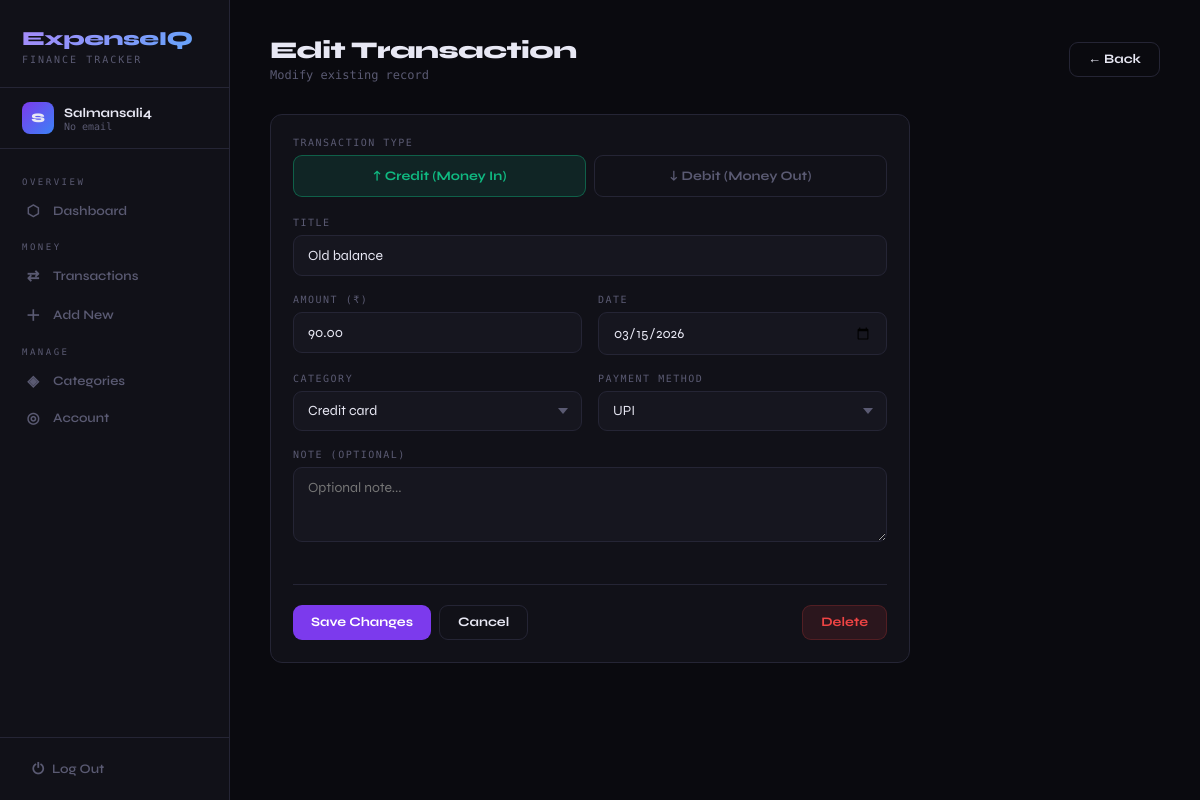
Page /transactions/6/edit/ (signed in) on the committed database.
### tracker/models.py (models this page shows, shortened)
class Transaction(models.Model):
    TRANSACTION_TYPES = [
        ('credit', 'Credit'),
        ('debit', 'Debit'),
    ]
    PAYMENT_METHODS = [
        ('cash', 'Cash'),
        ('card', 'Card'),
        ('upi', 'UPI'),
        ('bank_transfer', 'Bank Transfer'),
        ('cheque', 'Cheque'),
        ('other', 'Other'),
    ]
    user = models.ForeignKey(User, on_delete=models.CASCADE, related_name='transactions')
    title = models.CharField(max_length=200)
    amount = models.DecimalField(max_digits=12, decimal_places=2)
    transaction_type = models.CharField(max_length=10, choices=TRANSACTION_TYPES)
    category = models.ForeignKey(Category, on_delete=models.SET_NULL, null=True, blank=True)
    payment_method = models.CharField(max_length=20, choices=PAYMENT_METHODS, default='cash')
    date = models.DateField(default=timezone.now)
    note = models.TextField(blank=True, null=True)
    created_at = models.DateTimeField(auto_now_add=True)
    updated_at = models.DateTimeField(auto_now=True)
    class Meta:
        ordering = ['-date', '-created_at']

### tracker/views.py (the view)
# urls.py: path('transactions/<int:pk>/edit/', views.edit_transaction, name='edit_transaction'),
@login_required
def edit_transaction(request, pk):
    tx = get_object_or_404(Transaction, pk=pk, user=request.user)
    if request.method == 'POST':
        form = TransactionForm(request.user, request.POST, instance=tx)
        if form.is_valid():
            form.save()
            messages.success(request, 'Transaction updated!')
            return redirect('transaction_list')
    else:
        form = TransactionForm(request.user, instance=tx)
    return render(request, 'tracker/transaction_form.html', {'form': form, 'action': 'Edit', 'tx': tx})

### tracker/forms.py
class TransactionForm(forms.ModelForm):
    def __init__(self, user, *args, **kwargs):
        super().__init__(*args, **kwargs)
        self.fields['category'].queryset = Category.objects.filter(user=user)
        self.fields['category'].empty_label = '— No Category —'
    class Meta:
        model = Transaction
        fields = ['title', 'amount', 'transaction_type', 'category', 'payment_method', 'date', 'note']
        widgets = {
            'title': forms.TextInput(attrs={'class': 'form-input', 'placeholder': 'e.g. Grocery shopping'}),
            'amount': forms.NumberInput(attrs={'class': 'form-input', 'placeholder': '0.00', 'step': '0.01', 'min': '0.01'}),
            'transaction_type': forms.Select(attrs={'class': 'form-select'}),
            'category': forms.Select(attrs={'class': 'form-select'}),
            'payment_method': forms.Select(attrs={'class': 'form-select'}),
            'date': forms.DateInput(attrs={'class': 'form-input', 'type': 'date'}),
            'note': forms.Textarea(attrs={'class': 'form-input', 'placeholder': 'Optional note...', 'rows': 3}),
        }

### tracker/models.py (called while the page is built)
    def __str__(self):
        return self.name

### tracker/templates/tracker/transaction_form.html (shortened to what this page needs)
{% extends 'tracker/base.html' %}
{% block content %}
<div class="ph">
  <div>
    <div class="ph-title">{{ action }} Transaction</div>
    <div class="ph-sub">{% if action == 'Edit' %}Modify existing record{% else %}Record a new credit or debit{% endif %}</div>
  </div>
  <a href="{% url 'transaction_list' %}" class="btn btn-outline">← Back</a>
</div>
<div style="max-width:640px">
  <div class="card">
    <form method="post">
      <div class="fg">
        <label class="fl">Transaction Type</label>
        <div class="type-grid">
          <button type="button" class="type-opt" id="btn-credit" onclick="setType('credit')">
            ↑ Credit (Money In)
          </button>
          <button type="button" class="type-opt" id="btn-debit" onclick="setType('debit')">
            ↓ Debit (Money Out)
          </button>
        </div>
      </div>
      <div class="form-grid">
        <div class="fg span2">
          <label class="fl">{{ form.title.label }}</label>
          {{ form.title }}
        </div>
        <div class="fg">
          <label class="fl">Amount (₹)</label>
          {{ form.amount }}
        </div>
        <div class="fg">
          <label class="fl">Date</label>
          {{ form.date }}
        </div>
        <div class="fg">
          <label class="fl">Category</label>
          {{ form.category }}
        </div>
        <div class="fg">
          <label class="fl">Payment Method</label>
          {{ form.payment_method }}
        </div>
        <div class="fg span2">
          <label class="fl">Note <span style="color:var(--muted)">(optional)</span></label>
          {{ form.note }}
        </div>
      </div>
      <div class="div"></div>
      <div class="flex gap2">
        <button type="submit" class="btn btn-primary">
          {% if action == 'Edit' %}Save Changes{% else %}Add Transaction{% endif %}
        </button>
        <a href="{% url 'transaction_list' %}" class="btn btn-outline">Cancel</a>
        {% if action == 'Edit' and tx %}
        <a href="{% url 'delete_transaction' tx.pk %}" class="btn btn-danger" style="margin-left:auto">Delete</a>
        {% endif %}
      </div>
    </form>
  </div>
</div>
{% endblock %}

### tracker/templates/tracker/base.html (shortened to what this page needs)
<!DOCTYPE html>
<html lang="en">
<head>
</head>
<body>
{% if user.is_authenticated %}
<nav class="sidebar">
  <div class="sb-logo">
    <div class="sb-wordmark">ExpenseIQ</div>
    <div class="sb-tagline">FINANCE TRACKER</div>
  </div>
  <div class="sb-user">
    <div class="sb-avatar">{{ user.username|first|upper }}</div>
    <div>
      <div class="sb-uname">{{ user.username }}</div>
      <div class="sb-uemail">{{ user.email|default:"No email" }}</div>
    </div>
  </div>
  <div class="sb-nav">
    <div class="sb-section">Overview</div>
    <a href="{% url 'dashboard' %}" class="sb-link {% if request.resolver_match.url_name == 'dashboard' %}active{% endif %}">
      <span class="ic">⬡</span><span>Dashboard</span>
    </a>
    <div class="sb-section">Money</div>
    <a href="{% url 'transaction_list' %}" class="sb-link {% if 'transaction_list' in request.resolver_match.url_name %}active{% endif %}">
      <span class="ic">⇄</span><span>Transactions</span>
    </a>
    <a href="{% url 'add_transaction' %}" class="sb-link {% if request.resolver_match.url_name == 'add_transaction' %}active{% endif %}">
      <span class="ic">＋</span><span>Add New</span>
    </a>
    <div class="sb-section">Manage</div>
    <a href="{% url 'categories' %}" class="sb-link {% if 'categor' in request.resolver_match.url_name %}active{% endif %}">
      <span class="ic">◈</span><span>Categories</span>
    </a>
    <a href="{% url 'account_settings' %}" class="sb-link {% if request.resolver_match.url_name == 'account_settings' %}active{% endif %}">
      <span class="ic">◎</span><span>Account</span>
    </a>
  </div>
  <div class="sb-foot">
    <a href="{% url 'logout' %}" class="sb-logout">
      <span style="font-size:15px;">⏻</span><span>Log Out</span>
    </a>
  </div>
</nav>
{% endif %}
<main class="main" {% if not user.is_authenticated %}style="margin-left:0;padding:0"{% endif %}>
  {% block content %}{% endblock %}
</main>
</body>
</html>

### tracker/templates/tracker/base.html (style rules this page uses)
:root { --bg:#0a0a0f; --surface:#111118; --surface2:#16161f; --surface3:#1e1e2a; --border:#252535; --text:#e8e8f4; --muted:#5a5a72; --accent:#7c3aed; --accent2:#a855f7; --accent-glow:rgba(168,85,247,0.15); --green:#10b981; --green-dim:rgba(16,185,129,0.12); --red:#ef4444; --red-dim:rgba(239,68,68,0.12); --amber:#f59e0b; --blue:#3b82f6; --r:12px; --disp:'Syne',sans-serif; --mono:'DM Mono',monospace; }
*,*::before,*::after { box-sizing:border-box;margin:0;padding:0 }
body { background:var(--bg);color:var(--text);font-family:var(--disp);min-height:100vh;display:flex }
.sidebar { width:230px;min-height:100vh;background:var(--surface);border-right:1px solid var(--border);display:flex;flex-direction:column;position:fixed;top:0;left:0;z-index:100 }
.sb-logo { padding:26px 22px 22px;border-bottom:1px solid var(--border) }
.sb-wordmark { font-size:20px;font-weight:800;letter-spacing:-0.5px;background:linear-gradient(135deg,#a78bfa,#60a5fa);-webkit-background-clip:text;-webkit-text-fill-color:transparent }
.sb-tagline { font-size:10px;color:var(--muted);font-family:var(--mono);letter-spacing:2px;margin-top:3px }
.sb-user { padding:14px 22px;border-bottom:1px solid var(--border);display:flex;align-items:center;gap:10px }
.sb-avatar { width:32px;height:32px;border-radius:8px;background:linear-gradient(135deg,var(--accent),#3b82f6);display:flex;align-items:center;justify-content:center;font-size:13px;font-weight:800;flex-shrink:0 }
.sb-uname { font-size:13px;font-weight:700;white-space:nowrap;overflow:hidden;text-overflow:ellipsis }
.sb-uemail { font-size:10px;color:var(--muted);font-family:var(--mono);white-space:nowrap;overflow:hidden;text-overflow:ellipsis }
.sb-nav { padding:16px 12px;flex:1 }
.sb-section { font-size:9px;color:var(--muted);letter-spacing:2.5px;font-family:var(--mono);padding:12px 10px 6px;text-transform:uppercase }
.sb-link { display:flex;align-items:center;gap:11px;padding:9px 12px;border-radius:9px;color:var(--muted);font-size:13px;font-weight:600;text-decoration:none;transition:all .15s;margin-bottom:1px }
.sb-link .ic { width:18px;text-align:center;font-size:15px;flex-shrink:0 }
.sb-foot { padding:14px 22px;border-top:1px solid var(--border) }
.sb-logout { display:flex;align-items:center;gap:8px;color:var(--muted);font-size:13px;font-weight:600;text-decoration:none;padding:8px 10px;border-radius:9px;transition:all .15s }
.main { margin-left:230px;flex:1;padding:36px 40px;min-height:100vh }
.ph { display:flex;align-items:center;justify-content:space-between;margin-bottom:32px }
.ph-title { font-size:24px;font-weight:800;letter-spacing:-0.5px }
.ph-sub { color:var(--muted);font-size:12px;font-family:var(--mono);margin-top:3px }
.card { background:var(--surface);border:1px solid var(--border);border-radius:var(--r);padding:22px }
.fg { margin-bottom:18px }
.fl { display:block;font-size:10px;font-family:var(--mono);color:var(--muted);letter-spacing:1.5px;text-transform:uppercase;margin-bottom:7px }
.form-input,.form-select { width:100%;padding:11px 14px;background:var(--surface2);border:1px solid var(--border);border-radius:9px;color:var(--text);font-family:var(--disp);font-size:14px;transition:border-color .18s;-webkit-appearance:none;appearance:none }
.form-select { background-repeat:no-repeat;background-position:right 13px center;padding-right:32px }
textarea.form-input { resize:vertical }
.btn { display:inline-flex;align-items:center;gap:7px;padding:10px 18px;border-radius:9px;font-family:var(--disp);font-size:13px;font-weight:700;cursor:pointer;border:none;text-decoration:none;transition:all .16s;white-space:nowrap;line-height:1 }
.btn-primary { background:var(--accent);color:#fff }
.btn-outline { background:transparent;border:1px solid var(--border);color:var(--text) }
.btn-danger { background:var(--red-dim);color:var(--red);border:1px solid rgba(239,68,68,.2) }
.div { height:1px;background:var(--border);margin:20px 0 }
.flex { display:flex }
.gap2 { gap:8px }
.type-grid { display:grid;grid-template-columns:1fr 1fr;gap:8px;margin-bottom:20px }
.type-opt { padding:12px;border-radius:9px;border:1px solid var(--border);font-family:var(--disp);font-size:13px;font-weight:700;cursor:pointer;background:transparent;color:var(--muted);transition:all .16s;text-align:center }
.type-opt.sel-cr { background:var(--green-dim);border-color:rgba(16,185,129,.4);color:var(--green) }
.form-grid { display:grid;grid-template-columns:1fr 1fr;gap:0 16px }
.span2 { grid-column:span 2 }

### rows in the picture
Transaction: title "Old balance", amount "90.00", date "03/15/2026", category "Credit card", payment_method "UPI"

### other values in the picture
{{ user.username|first|upper }} "S"
{{ user.username }} "Salmansali4"
{{ user.email|default:"No email" }} "No email"
{{ action }} "Edit"
